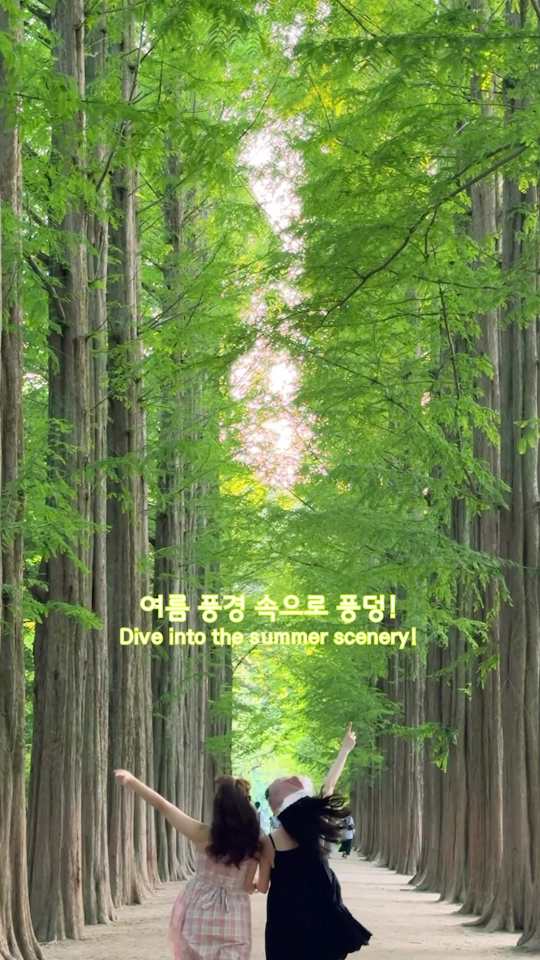
#> input picture nami_video_preprocessing_starter/frames/SEG_NAMI_01_01.jpg, 1080 x 1920 px (shown at 1/2 size)
$ python -i youtube_scene_preprocess.py   (imports and definitions only)   (older library calls are emulated)
#> lines starting #> are read from the running program, lines starting #| are printed output that depends on the picture
#> further down, picture is the input picture: shape (1920, 1080, 3); mean B, G, R 79.5, 133, 112.4
from __future__ import annotations

import argparse
import csv
import json
import math
import os
import shutil
import subprocess
import sys
from dataclasses import asdict, dataclass
from pathlib import Path
from typing import Any

import cv2
import numpy as np


VIDEO_EXTENSIONS = (".mp4", ".mkv", ".webm", ".mov", ".m4v")
SEASONS = ("봄", "여름", "가을", "겨울")


@dataclass
class VideoInfo:
    duration: float
    fps: float
    width: int
    height: int


@dataclass
class FrameMetrics:
    time_sec: float
    sharpness: float
    laplacian_variance: float
    tenengrad: float
    brightness: float
    contrast: float
    saturation: float
    dark_ratio: float
    overexposed_ratio: float
    green_ratio: float
    yellow_ratio: float
    pink_ratio: float
    orange_red_ratio: float
    brown_ratio: float
    blue_ratio: float
    white_ratio: float
    white_lower_ratio: float
    low_saturation_ratio: float
    edge_density: float


@dataclass
class SceneCandidate:
    start_time: float
    end_time: float
    representative_frame_time: float
    representative_histogram: list[float]
    total_score: float
    scene_change_confidence: float
    sharpness_score: float
    season_score: float
    expected_season: str
    overall_detected_season: str
    quality_components: dict[str, float]
    season_scores: dict[str, float]
    source_segment_id: str
    source_description: str
    accepted: bool
    rejection_reasons: list[str]


# [23 lines left out: functions load_json, save_json, safe_name, not called in this run]


def clamp(value: float, minimum: float = 0.0, maximum: float = 1.0) -> float:
    return max(minimum, min(maximum, value))


# [155 lines left out: functions median, run_command, get_ffmpeg_executable, check_dependencies, find_downloaded_video, download_video and 4 more, not called in this run]


def frame_feature(frame: np.ndarray) -> tuple[np.ndarray, np.ndarray, np.ndarray]:
    small = cv2.resize(frame, (160, 90))
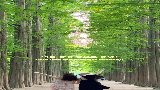
#> small: shape (90, 160, 3); mean B, G, R 79.2, 132.5, 111.9
    hsv = cv2.cvtColor(small, cv2.COLOR_BGR2HSV)
#> hsv: shape (90, 160, 3); mean H, S, V 41.4, 106.7, 134.8
    gray = cv2.cvtColor(small, cv2.COLOR_BGR2GRAY)
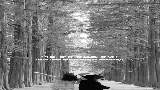
#> gray: shape (90, 160); min 1, max 255, mean 120.3
    edges = cv2.Canny(gray, 70, 150)
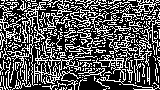
#> edges: shape (90, 160); 34.5% white in thin lines or dots
    hist = cv2.calcHist([hsv], [0, 1], None, [24, 16], [0, 180, 0, 256])
    cv2.normalize(hist, hist)
    return hist, gray, edges


# [1188 lines left out: functions feature_difference, detect_scene_boundaries, calculate_frame_metrics, season_scores, scene_sample_times, evaluate_scene and 12 more, not called in this run]


# [9 lines not run here, left out]

>>> import cv2
>>> picture = cv2.imread('../nami_video_preprocessing_starter/frames/SEG_NAMI_01_01.jpg')
>>> result = frame_feature(picture)

$ run again, on nami_video_preprocessing_starter/frames/SEG_NAMI_01_02.jpg
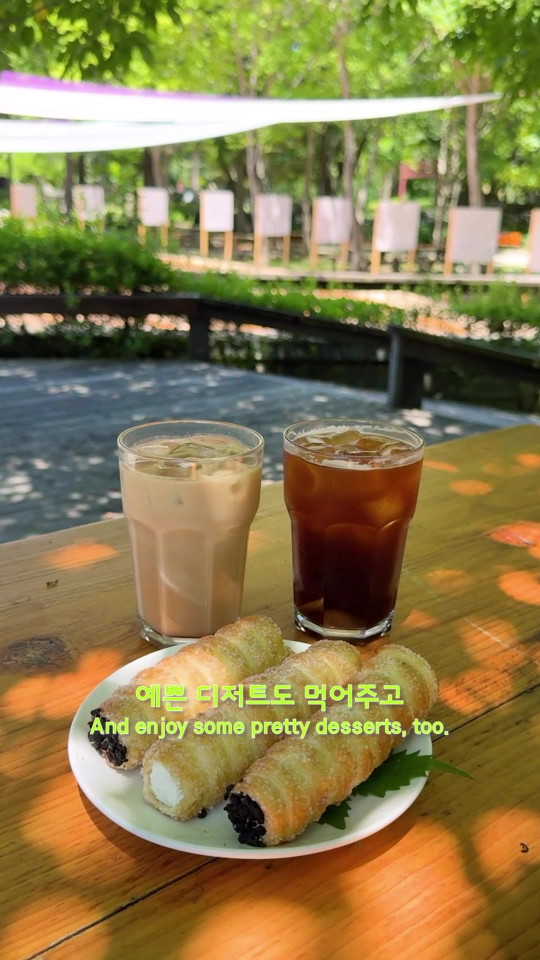
#> input picture nami_video_preprocessing_starter/frames/SEG_NAMI_01_02.jpg, 1080 x 1920 px (shown at 1/2 size)
#> picture is the input picture: shape (1920, 1080, 3); mean B, G, R 75.7, 123.1, 138.4
#> hsv: shape (90, 160, 3); mean H, S, V 35.4, 131.5, 145.8
#> in frame_feature, `gray = cv2.cvtColor(small, cv2.COLOR_BGR2GRAY)`:
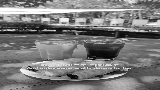
#> gray: shape (90, 160); min 1, max 255, mean 122.2
#> in frame_feature, `edges = cv2.Canny(gray, 70, 150)`:
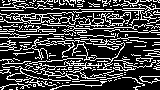
#> edges: shape (90, 160); 27.7% white in thin lines or dots

$ run again, on nami_video_preprocessing_starter/frames/SEG_NAMI_01_03.jpg
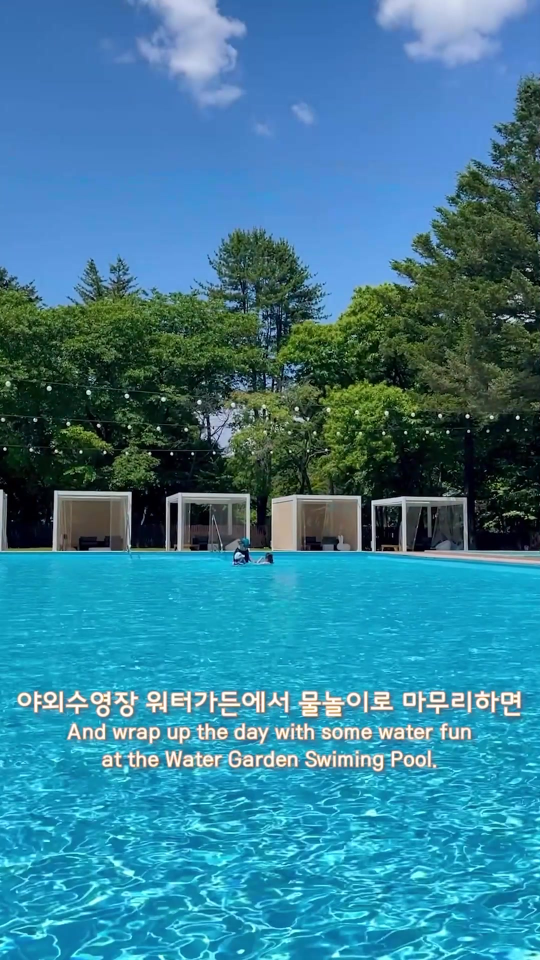
#> input picture nami_video_preprocessing_starter/frames/SEG_NAMI_01_03.jpg, 1080 x 1920 px (shown at 1/2 size)
#> picture is the input picture: shape (1920, 1080, 3); mean B, G, R 151.3, 127, 55.7
#> hsv: shape (90, 160, 3); mean H, S, V 89.5, 166.6, 157.1
#> in frame_feature, `gray = cv2.cvtColor(small, cv2.COLOR_BGR2GRAY)`:
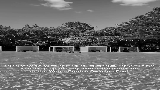
#> gray: shape (90, 160); min 0, max 253, mean 107.7
#> in frame_feature, `edges = cv2.Canny(gray, 70, 150)`:
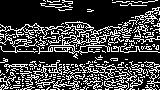
#> edges: shape (90, 160); 25.5% white in thin lines or dots
